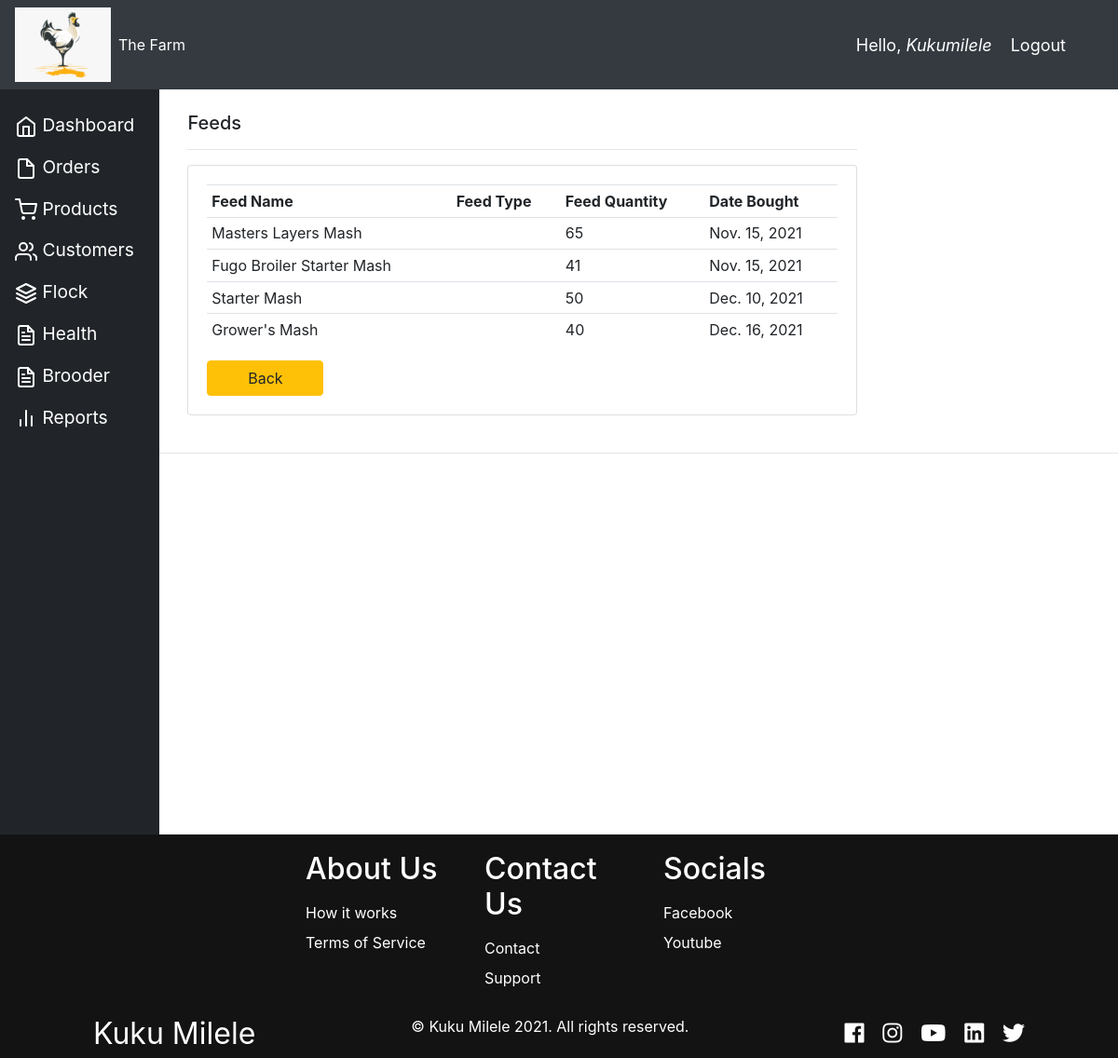
The page /feeds/ (signed in) on the database its author committed.
### accounts/models.py (models this page shows, shortened)
class Feed(models.Model):
    FEED_TYPE = (
        ("Layers Mash", "Layers Mash"),
        ("Broilers Mash", "Broilers Mash"),
        ("Starter", "Starter"),
        ("Finisher", "Finisher"),
    )
    feeds_type = models.CharField(max_length=200, null=True, choices=FEED_TYPE)
    feed_name = models.CharField(max_length=100, null=True)
    date_feed_bought = models.DateField(auto_now_add=True, null=True)
    feed_quantity = models.IntegerField(null=True)
    feed_price = models.FloatField(
        null=True, validators=[MinValueValidator(1.0)])

### accounts/decorators.py (the view)
        def wrapper_func(request, *args, **kwargs):
            group = None
            if request.user.groups.exists():
                group = request.user.groups.all()[0].name
            if group in allowed_roles:
                return view_func(request, *args, **kwargs)
            else:
                return HttpResponse('You are not authorized to view this page as per the decorator')

### accounts/views.py (called while the page is built)
@login_required(login_url="login")
@allowed_users(allowed_roles=["admin", "brooder"])
def feeds(request):
    feeds = Feed.objects.all()
    context = {"feeds": feeds}
    return render(request, "accounts/feeds.html", context)

### accounts/templates/accounts/feeds.html (shortened to what this page needs)
{% extends 'accounts/main.html' %} {% block content %}
<div class="col-md-9">
  <br />
  <h5>Feeds</h5>
  <hr />
  <div class="card card-body">
    <table class="table table-sm">
      <tr>
        <th>Feed Name</th>
        <th>Feed Type</th>
        <th>Feed Quantity</th>
        <th>Date Bought</th>
      </tr>
      {% for feed in feeds %}
      <tr>
        <td>{{feed.feed_name}}</td>
        <td>{{feed.feed_type}}</td>
        <td>{{feed.feed_quantity}}</td>
        <td>{{feed.date_feed_bought}}</td>
      </tr>
      {% endfor %}
    </table>
    <a class="btn btn-warning" href="{% url 'home'  %}">Back</a>
  </div>
</div>
{% endblock%}

### accounts/templates/accounts/navbar.html (shortened to what this page needs)
{% load static %}
<nav class="navbar navbar-expand-lg navbar-dark bg-dark">
  <a href="{% url 'home' %}"
    ><img src="{% static 'images/logo.png' %}" alt=""
  /></a>
  <div class="collapse navbar-collapse" id="navbarNav">
    <ul class="navbar-nav">
      <li class="nav-item active">
        <a class="nav-link" href="{% url 'home' %}">The Farm</a>
      </li>
    </ul>
  </div>
  <span class="hello-msg">Hello,<i class="username"> {{request.user}}</i></span>
  <span class="hello-msg"
    ><a class="hello-msg" href="{% url 'logout' %}">Logout</a></span
  >
</nav>

### static/css/main.css (style rules this page uses)
*, html { scroll-behavior: smooth; }
body { background-color: #ebeff5; }

### accounts/templates/accounts/navbar.html (style rules this page uses)
.hello-msg { font-size: 18px; color: #fff; margin-right: 20px; }

### accounts/templates/accounts/feeds.html (style rules this page uses)
.btn-warning { width: 125px; }

### rows shown on the page
Feed: feed_name "Masters Layers Mash", feed_quantity "65", date_feed_bought "Nov. 15, 2021"
Feed: feed_name "Fugo Broiler Starter Mash", feed_quantity "41", date_feed_bought "Nov. 15, 2021"
Feed: feed_name "Starter Mash", feed_quantity "50", date_feed_bought "Dec. 10, 2021"
Feed: feed_name "Grower's Mash", feed_quantity "40", date_feed_bought "Dec. 16, 2021"

### other values the page prints
{{ request.user }} "Kukumilele"
